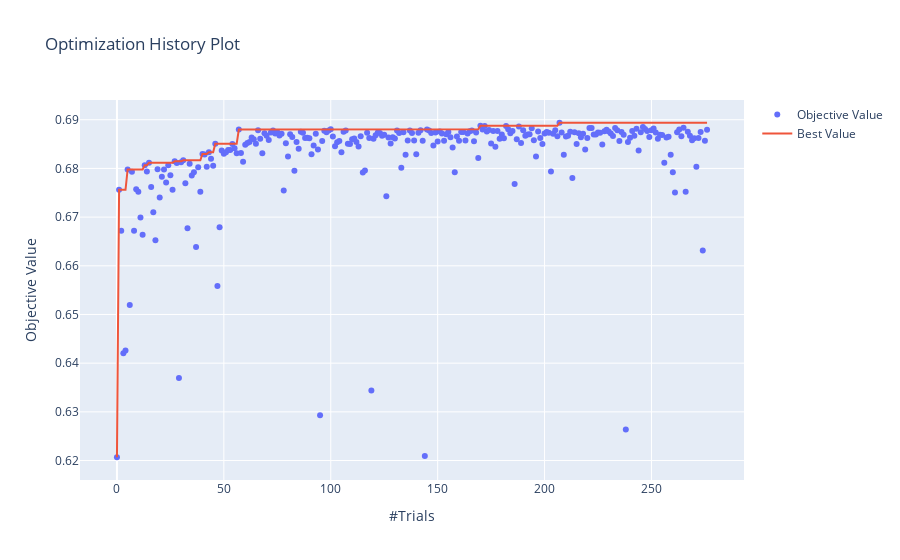

Here is the notebook cell this chart was saved with:
### Code cell
plot_optimization_history(study1)

### Figure 1 — Plotly figure (JSON) as saved in the notebook; plotly's stock layout.template omitted (floating-point values rounded to 4 significant figures; data arrays with more than 128 entries replaced by an {"elided": "..."} marker saying what was removed)
{"data": [{"mode": "markers", "name": "Objective Value", "type": "scatter", "x": {"elided": "277 int values"}, "y": {"elided": "277 float values"}}, {"name": "Best Value", "type": "scatter", "x": {"elided": "277 int values"}, "y": {"elided": "277 float values"}}], "layout": {"title": {"text": "Optimization History Plot"}, "xaxis": {"title": {"text": "#Trials"}}, "yaxis": {"title": {"text": "Objective Value"}}}}
